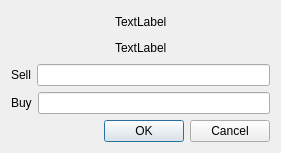
<?xml version="1.0" encoding="UTF-8"?>
<ui version="4.0">
 <class>CAddPriceDialog</class>
 <widget class="QDialog" name="CAddPriceDialog">
  <property name="geometry">
   <rect>
    <x>0</x>
    <y>0</y>
    <width>281</width>
    <height>153</height>
   </rect>
  </property>
  <property name="windowTitle">
   <string>Dialog</string>
  </property>
  <layout class="QVBoxLayout" name="verticalLayout">
   <item>
    <layout class="QHBoxLayout" name="horizontalLayout">
     <item>
      <spacer name="horizontalSpacer">
       <property name="orientation">
        <enum>Qt::Horizontal</enum>
       </property>
       <property name="sizeHint" stdset="0">
        <size>
         <width>40</width>
         <height>20</height>
        </size>
       </property>
      </spacer>
     </item>
     <item>
      <widget class="QLabel" name="label">
       <property name="text">
        <string>TextLabel</string>
       </property>
      </widget>
     </item>
     <item>
      <spacer name="horizontalSpacer_2">
       <property name="orientation">
        <enum>Qt::Horizontal</enum>
       </property>
       <property name="sizeHint" stdset="0">
        <size>
         <width>40</width>
         <height>20</height>
        </size>
       </property>
      </spacer>
     </item>
    </layout>
   </item>
   <item>
    <layout class="QHBoxLayout" name="horizontalLayout_4">
     <property name="sizeConstraint">
      <enum>QLayout::SetMaximumSize</enum>
     </property>
     <item>
      <spacer name="horizontalSpacer_3">
       <property name="orientation">
        <enum>Qt::Horizontal</enum>
       </property>
       <property name="sizeHint" stdset="0">
        <size>
         <width>40</width>
         <height>20</height>
        </size>
       </property>
      </spacer>
     </item>
     <item>
      <widget class="QLabel" name="label_4">
       <property name="text">
        <string>TextLabel</string>
       </property>
      </widget>
     </item>
     <item>
      <spacer name="horizontalSpacer_4">
       <property name="orientation">
        <enum>Qt::Horizontal</enum>
       </property>
       <property name="sizeHint" stdset="0">
        <size>
         <width>40</width>
         <height>20</height>
        </size>
       </property>
      </spacer>
     </item>
    </layout>
   </item>
   <item>
    <layout class="QHBoxLayout" name="horizontalLayout_2">
     <item>
      <widget class="QLabel" name="label_2">
       <property name="text">
        <string>Sell</string>
       </property>
      </widget>
     </item>
     <item>
      <widget class="QLineEdit" name="lineEdit"/>
     </item>
    </layout>
   </item>
   <item>
    <layout class="QHBoxLayout" name="horizontalLayout_3">
     <item>
      <widget class="QLabel" name="label_3">
       <property name="text">
        <string>Buy</string>
       </property>
      </widget>
     </item>
     <item>
      <widget class="QLineEdit" name="lineEdit_2"/>
     </item>
    </layout>
   </item>
   <item>
    <widget class="QDialogButtonBox" name="buttonBox">
     <property name="orientation">
      <enum>Qt::Horizontal</enum>
     </property>
     <property name="standardButtons">
      <set>QDialogButtonBox::Cancel|QDialogButtonBox::Ok</set>
     </property>
    </widget>
   </item>
  </layout>
 </widget>
 <resources/>
 <connections>
  <connection>
   <sender>buttonBox</sender>
   <signal>rejected()</signal>
   <receiver>CAddPriceDialog</receiver>
   <slot>reject()</slot>
   <hints>
    <hint type="sourcelabel">
     <x>316</x>
     <y>260</y>
    </hint>
    <hint type="destinationlabel">
     <x>286</x>
     <y>274</y>
    </hint>
   </hints>
  </connection>
 </connections>
</ui>
